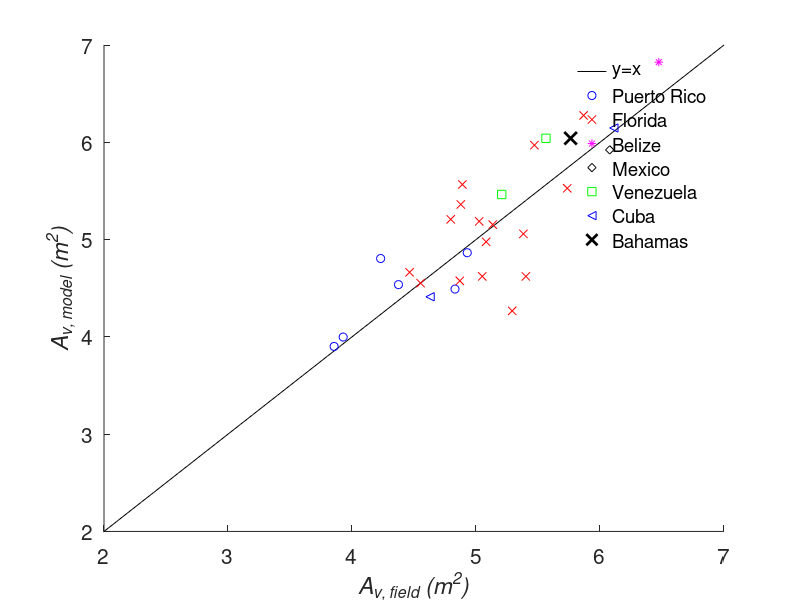

Source code (MATLAB):
clear all;
x=0:0.1:7;

n=length(x);
y=zeros(1,n);
ya=zeros(1,n);

y=0.9195*x;
ya=x;

%PR
px=[3.928754202	3.855761372	4.230806428	4.374748346	4.830595084	4.929480234];
py=[3.998061391	3.901726983	4.805266132	4.536831076	4.491388137	4.864748211];

%Florida
pa=[5.471081849	4.464221198	5.382132359	5.050453228	4.890113494	4.553118092	5.134655142	5.735831153	5.402096233	4.877348306	5.081527326	5.025756315	4.869489872	5.867645412	5.291728393	4.796248143];
pb=[5.970146314	4.663515472	5.058659048	4.621612284	5.56615413	4.55173199	5.153952921	5.527110991	4.621475218	5.361039572	4.977116817	5.187314096	4.576144014	6.276056451	4.26712818	5.20772571];

%Belize
pc=[6.474153739];
pd=[6.823608888];

%Mexico
pe=[6.078319403];
pf=[5.922127509];

%Venezuela
pg=[5.207437773 5.564233922];
ph=[5.463577172 6.041150341];

%Cuba
pi=[6.111606922 4.629440182];
pj=[6.147202309 4.411952307];

%Bahamas
pk=[5.763029458];
pl=[6.041347454];

%changing FL and PR So along with conversion factor
%px=[3.928754202	3.855761372	4.230806428	4.374748346	4.830595084	4.929480234	6.474153739	6.078319403	5.471081849	4.464221198	5.382132359	5.050453228	4.890113494	4.553118092	5.763029458	5.207437773	5.564233922	6.111606922	4.629440182	5.134655142	5.735831153	5.402096233	4.877348306	5.081527326	5.025756315	4.869489872	5.867645412	5.291728393	4.796248143]
%py=[2.645878873	2.549544465	3.453083614	3.184648558	3.139205619	3.512565693	5.484999177	4.583517798	4.617963796	3.311332954	3.70647653	3.269429766	4.213971612	3.199549472	4.702737744	4.124967461	4.70254063	4.808592598	3.073342596	3.801770403	4.174928473	3.2692927	4.008857053	3.624934299	3.835131578	3.223961495	4.923873933	2.914945662	3.855543191]


%changing FL and PR So
%px=[3.928754202	3.855761372	4.230806428	4.374748346	4.830595084	4.929480234	6.474153739	6.078319403	5.471081849	4.464221198	5.382132359	5.050453228	4.890113494	4.553118092	5.763029458	5.207437773	5.564233922	6.111606922	4.629440182	5.134655142	5.735831153	5.402096233	4.877348306	5.081527326	5.025756315	4.869489872	5.867645412	5.291728393	4.796248143]
%py=[3.998061391	3.901726983	4.805266132	4.536831076	4.491388137	4.864748211	6.837181695	5.935700316	5.970146314	4.663515472	5.058659048	4.621612284	5.56615413	4.55173199	6.054920262	5.477149979	6.054723148	6.160775116	4.425525114	5.153952921	5.527110991	4.621475218	5.361039572	4.977116817	5.187314096	4.576144014	6.276056451	4.26712818	5.20772571]


%%changing FL So
%px=[3.928754202	3.855761372	4.230806428	4.374748346	4.830595084	4.929480234	6.474153739	6.078319403	5.471081849	4.464221198	5.382132359	5.050453228	4.890113494	4.553118092	5.763029458	5.207437773	5.564233922	6.111606922	4.629440182	5.134655142	5.735831153	5.402096233	4.877348306	5.081527326	5.025756315	4.869489872	5.867645412	5.291728393	4.796248143]
%py=[4.112004743	4.015670336	4.919209484	4.650774428	4.60533149	4.978691563	6.837181695	5.935700316	5.970146314	4.663515472	5.058659048	4.621612284	5.56615413	4.55173199	6.054920262	5.477149979	6.054723148	6.160775116	4.425525114	5.153952921	5.527110991	4.621475218	5.361039572	4.977116817	5.187314096	4.576144014	6.276056451	4.26712818	5.20772571]

%%Ocean vs Bay islands
% pO=[4.830595084	4.929480234	6.474153739	6.078319403	5.763029458	5.207437773	5.564233922	6.111606922	4.629440182];
% Po=[4.491388137	4.864748211	6.823608888	5.922127509	6.041347454	5.463577172	6.041150341	6.147202309	4.411952307];
% 
% pB=[3.928754202	3.855761372	4.230806428	4.374748346	5.471081849	4.464221198	5.382132359	5.050453228	4.890113494	4.553118092	5.134655142	5.735831153	5.402096233	4.877348306	5.081527326	5.025756315	4.869489872	5.867645412	5.291728393	4.796248143];
% Pb=[3.998061391	3.901726983	4.805266132	4.536831076	5.970146314	4.663515472	5.058659048	4.621612284	5.56615413	4.55173199	5.153952921	5.527110991	4.621475218	5.361039572	4.977116817	5.187314096	4.576144014	6.276056451	4.26712818	5.20772571];


hold on
plot(x,ya,'k',px,py,'bo',pa,pb,'rx',pc,pd,'m*',pe,pf,'kd',pg,ph,'gs',pi,pj,'b<',pk,pl,'kx','linewidth',2,'markersize',9)
%plot(x,ya,'b',pO,Po,'bo',pB,Pb,'r+')
xlabel('\itA_{v, field} (m^2)')
ylabel('\itA_{v, model} (m^2)')
%title('Model versus Field Vegetated Area values')
legend('y=x','Puerto Rico','Florida','Belize','Mexico','Venezuela','Cuba','Bahamas')
 %legend('y=x','Oceanic Islands','Islands in Bays')
 legend boxoff
 set(gca,'Fontsize',15)
 %box on

axis([2 7 2 7])